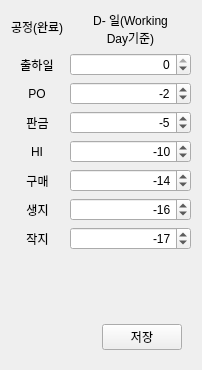
<?xml version="1.0" encoding="UTF-8"?>
<ui version="4.0">
 <class>Form</class>
 <widget class="QWidget" name="Form">
  <property name="geometry">
   <rect>
    <x>0</x>
    <y>0</y>
    <width>202</width>
    <height>370</height>
   </rect>
  </property>
  <property name="windowTitle">
   <string>공정별 완료일 기준</string>
  </property>
  <property name="whatsThis">
   <string>준</string>
  </property>
  <layout class="QVBoxLayout" name="vLayout_main">
   <item>
    <layout class="QFormLayout" name="formLayout">
     <property name="labelAlignment">
      <set>Qt::AlignCenter</set>
     </property>
     <property name="formAlignment">
      <set>Qt::AlignLeading|Qt::AlignLeft|Qt::AlignVCenter</set>
     </property>
     <item row="1" column="0">
      <widget class="QLabel" name="label">
       <property name="text">
        <string>출하일</string>
       </property>
       <property name="alignment">
        <set>Qt::AlignCenter</set>
       </property>
      </widget>
     </item>
     <item row="1" column="1">
      <widget class="QSpinBox" name="spinBox_chulha">
       <property name="alignment">
        <set>Qt::AlignRight|Qt::AlignTrailing|Qt::AlignVCenter</set>
       </property>
       <property name="minimum">
        <number>-10</number>
       </property>
       <property name="maximum">
        <number>0</number>
       </property>
      </widget>
     </item>
     <item row="2" column="0">
      <widget class="QLabel" name="label_2">
       <property name="text">
        <string>PO</string>
       </property>
       <property name="alignment">
        <set>Qt::AlignCenter</set>
       </property>
      </widget>
     </item>
     <item row="2" column="1">
      <widget class="QSpinBox" name="spinBox_PO">
       <property name="wrapping">
        <bool>false</bool>
       </property>
       <property name="alignment">
        <set>Qt::AlignRight|Qt::AlignTrailing|Qt::AlignVCenter</set>
       </property>
       <property name="minimum">
        <number>-30</number>
       </property>
       <property name="maximum">
        <number>0</number>
       </property>
       <property name="value">
        <number>-2</number>
       </property>
      </widget>
     </item>
     <item row="3" column="0">
      <widget class="QLabel" name="label_3">
       <property name="text">
        <string>판금</string>
       </property>
       <property name="alignment">
        <set>Qt::AlignCenter</set>
       </property>
      </widget>
     </item>
     <item row="3" column="1">
      <widget class="QSpinBox" name="spinBox_Pangum">
       <property name="alignment">
        <set>Qt::AlignRight|Qt::AlignTrailing|Qt::AlignVCenter</set>
       </property>
       <property name="minimum">
        <number>-30</number>
       </property>
       <property name="maximum">
        <number>0</number>
       </property>
       <property name="value">
        <number>-5</number>
       </property>
      </widget>
     </item>
     <item row="4" column="0">
      <widget class="QLabel" name="label_4">
       <property name="text">
        <string>HI</string>
       </property>
       <property name="alignment">
        <set>Qt::AlignCenter</set>
       </property>
      </widget>
     </item>
     <item row="0" column="0">
      <widget class="QLabel" name="label_5">
       <property name="text">
        <string>공정(완료)</string>
       </property>
      </widget>
     </item>
     <item row="0" column="1">
      <widget class="QLabel" name="label_6">
       <property name="text">
        <string>D- 일(Working Day기준)</string>
       </property>
       <property name="alignment">
        <set>Qt::AlignCenter</set>
       </property>
       <property name="wordWrap">
        <bool>true</bool>
       </property>
      </widget>
     </item>
     <item row="4" column="1">
      <widget class="QSpinBox" name="spinBox_HI">
       <property name="alignment">
        <set>Qt::AlignRight|Qt::AlignTrailing|Qt::AlignVCenter</set>
       </property>
       <property name="minimum">
        <number>-30</number>
       </property>
       <property name="maximum">
        <number>0</number>
       </property>
       <property name="value">
        <number>-10</number>
       </property>
      </widget>
     </item>
     <item row="5" column="0">
      <widget class="QLabel" name="label_7">
       <property name="text">
        <string>구매</string>
       </property>
       <property name="alignment">
        <set>Qt::AlignCenter</set>
       </property>
      </widget>
     </item>
     <item row="5" column="1">
      <widget class="QSpinBox" name="spinBox_Gumae">
       <property name="alignment">
        <set>Qt::AlignRight|Qt::AlignTrailing|Qt::AlignVCenter</set>
       </property>
       <property name="minimum">
        <number>-50</number>
       </property>
       <property name="maximum">
        <number>0</number>
       </property>
       <property name="value">
        <number>-14</number>
       </property>
      </widget>
     </item>
     <item row="6" column="0">
      <widget class="QLabel" name="label_8">
       <property name="text">
        <string>생지</string>
       </property>
       <property name="alignment">
        <set>Qt::AlignCenter</set>
       </property>
      </widget>
     </item>
     <item row="6" column="1">
      <widget class="QSpinBox" name="spinBox_Sangji">
       <property name="alignment">
        <set>Qt::AlignRight|Qt::AlignTrailing|Qt::AlignVCenter</set>
       </property>
       <property name="minimum">
        <number>-50</number>
       </property>
       <property name="maximum">
        <number>0</number>
       </property>
       <property name="value">
        <number>-16</number>
       </property>
      </widget>
     </item>
     <item row="7" column="0">
      <widget class="QLabel" name="label_9">
       <property name="text">
        <string>작지</string>
       </property>
       <property name="alignment">
        <set>Qt::AlignCenter</set>
       </property>
      </widget>
     </item>
     <item row="7" column="1">
      <widget class="QSpinBox" name="spinBox_Jakji">
       <property name="alignment">
        <set>Qt::AlignRight|Qt::AlignTrailing|Qt::AlignVCenter</set>
       </property>
       <property name="minimum">
        <number>-50</number>
       </property>
       <property name="maximum">
        <number>0</number>
       </property>
       <property name="value">
        <number>-17</number>
       </property>
      </widget>
     </item>
    </layout>
   </item>
   <item>
    <spacer name="verticalSpacer">
     <property name="orientation">
      <enum>Qt::Vertical</enum>
     </property>
     <property name="sizeHint" stdset="0">
      <size>
       <width>20</width>
       <height>40</height>
      </size>
     </property>
    </spacer>
   </item>
   <item>
    <widget class="QFrame" name="frame">
     <property name="sizePolicy">
      <sizepolicy hsizetype="Preferred" vsizetype="Fixed">
       <horstretch>0</horstretch>
       <verstretch>0</verstretch>
      </sizepolicy>
     </property>
     <property name="frameShape">
      <enum>QFrame::NoFrame</enum>
     </property>
     <property name="frameShadow">
      <enum>QFrame::Raised</enum>
     </property>
     <layout class="QHBoxLayout" name="horizontalLayout">
      <item>
       <spacer name="horizontalSpacer">
        <property name="orientation">
         <enum>Qt::Horizontal</enum>
        </property>
        <property name="sizeHint" stdset="0">
         <size>
          <width>40</width>
          <height>20</height>
         </size>
        </property>
       </spacer>
      </item>
      <item>
       <widget class="QPushButton" name="PB_save">
        <property name="text">
         <string>저장</string>
        </property>
       </widget>
      </item>
     </layout>
    </widget>
   </item>
  </layout>
 </widget>
 <resources/>
 <connections/>
</ui>
